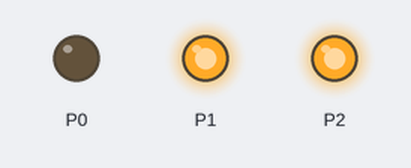
Simulated run of this program. Board: BBC micro:bit (MakeCode). On the bench: output pins drawn as LEDs (lit = HIGH).

Above: at 0.1 s.
At 17.5 s:
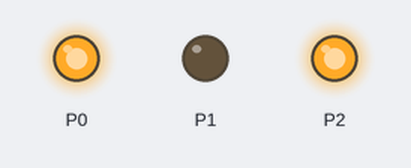
At 39.0 s:
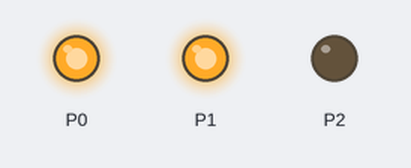
Timing chart, 0 to 40.0 s (numbered marks = the images above):
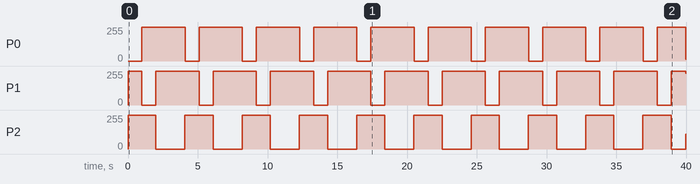

Measured:
- by itself, P0: 0/255 → 255/255 at 1.0 s, → 0/255 3.1 s later, → 255/255 1.0 s later, → 0/255 3.1 s later, … (20 changes in this stretch)
- by itself, P1: 0/255 → 255/255 at 0.00 s, → 0/255 1.0 s later, → 255/255 1.0 s later, → 0/255 3.1 s later, … (22 changes in this stretch)
- by itself, P2: 255/255 → 0/255 at 2.0 s, → 255/255 2.1 s later, → 0/255 2.0 s later, → 255/255 2.1 s later, … (20 changes in this stretch)

The program:

main.ts
```typescript
led.enable(false)
pins.analogWritePin(AnalogPin.P0, 1023)
pins.analogWritePin(AnalogPin.P2, 1023)
pins.analogWritePin(AnalogPin.P1, 1023)
basic.forever(function () {
    pins.analogWritePin(AnalogPin.P0, 0)
    basic.pause(1000)
    pins.analogWritePin(AnalogPin.P0, 1023)
    pins.analogWritePin(AnalogPin.P1, 0)
    basic.pause(1000)
    pins.analogWritePin(AnalogPin.P1, 1023)
    pins.analogWritePin(AnalogPin.P2, 0)
    basic.pause(1000)
    pins.analogWritePin(AnalogPin.P2, 1023)
    for (let index = 0; index < 1; index++) {
        for (let Val = 0; Val <= 513; Val++) {
            pins.analogWritePin(AnalogPin.P0, Val)
            pins.analogWritePin(AnalogPin.P1, 1023 - Val)
            pins.analogWritePin(AnalogPin.P2, 512 - Val)
            basic.pause(1)
        }
        for (let Val = 0; Val <= 513; Val++) {
            pins.analogWritePin(AnalogPin.P0, 512 - Val)
            pins.analogWritePin(AnalogPin.P1, 1023 - Val)
            pins.analogWritePin(AnalogPin.P2, Val)
            basic.pause(1)
        }
    }
    pins.analogWritePin(AnalogPin.P2, 1023)
    pins.analogWritePin(AnalogPin.P1, 1023)
    pins.analogWritePin(AnalogPin.P0, 1023)
})
```

test.ts
```typescript
// テストはここに来ます。このパッケージが拡張機能として使用されるときにはコンパイルされません。
```
